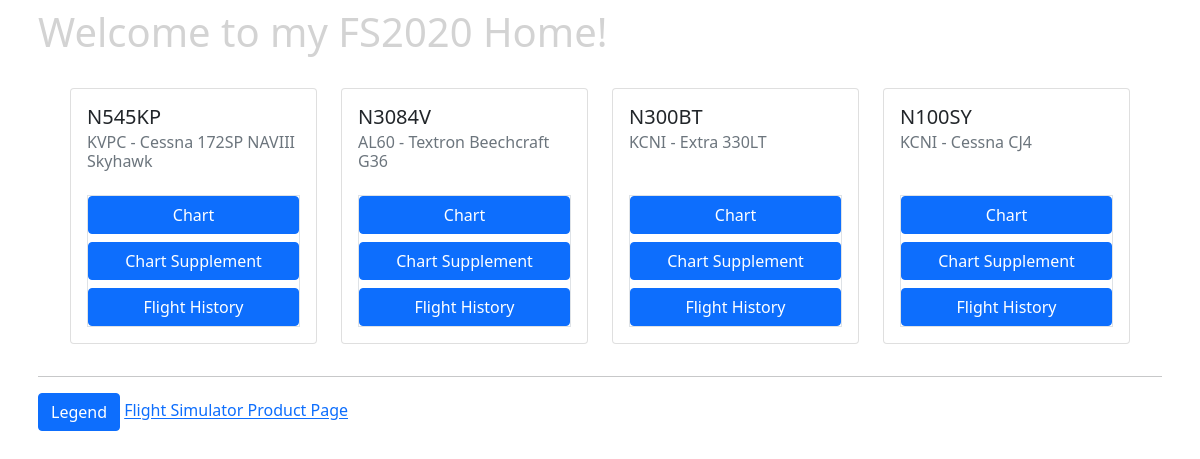
Page /fs2020/ on the committed database.
### fs2020/models.py (models this page shows, shortened)
class Aircraft(models.Model):
    STATUS_CHOICES = (
        ("Tied Down", "Tied Down"),
        ("Pre-Flight", "Pre-Flight"),
        ("In Flight", "In Flight"),
    )
    n_num = models.CharField(max_length=10)
    make = models.CharField(max_length=100)
    model = models.CharField(max_length=100)
    icao_location = models.CharField(max_length=100)
    status = models.CharField(
        blank=True, null=True, choices=STATUS_CHOICES, max_length=100
    )
    notes = models.TextField(null=True, blank=True)
    class Meta:
        verbose_name_plural = "Aircraft"

### fs2020/views.py (the view)
# urls.py: path("", views.index, name="index"),
def index(request):
    context = {"title": "FS2020 Home"}
    context["aircraft"] = Aircraft.objects.all()
    return render(request, "fs2020/index.html", context)

### templates/fs2020/index.html (shortened to what this page needs)
{% extends 'fs2020/fs2020_base.html' %}
{% load static %}
{% block section1 %}
<body class="bg-img"
        style="background-image: url(https://images.unsplash.com/photo-1568214672761-e4ffc3b53dcc?ixlib=rb-1.2.1&ixid=MnwxMjA3fDB8MHxwaG90by1wYWdlfHx8fGVufDB8fHx8&auto=format&fit=crop&w=870&q=80); background-size: cover;"></body>
    <h1 id="fs2020-index-header">Welcome to my FS2020 Home!</h1>
    <div class="d-flex p-3 m-3 gap-4">
        {% for plane in aircraft %}
            <div class="card" style="width: 18rem;">
                <div class="card-body">
                <h5 class="card-title">{{ plane.n_num }}</h5>
                <h6 class="card-subtitle mb-2 text-muted">{{ plane.icao_location }} - {{ plane.make }} {{ plane.model }}</h6>
                <p class="card-text">{{plane.notes}}</p>
                <div class="d-flex flex-column gap-2 border">
                    <a href="http://www.skyvector.com/airport/{{plane.icao_location}}" class="btn btn-primary">Chart</a>
                    <a href="http://airnav.com/airport/{{plane.icao_location}}" class=" btn btn-primary">Chart Supplement</a>
                    <a href="{% url 'fs2020:flights' n_number=plane.id %}" class="btn btn-primary">Flight History</a>
                </div>
                </div>
            </div>
        {% endfor %}
    </div>
    <hr>
<button type="button" class="btn btn-primary" data-bs-toggle="modal" data-bs-target="#exampleModal">
    Legend
</button>
{% endblock %}
{% block footer %}
    <a href="https://www.flightsimulator.com/">Flight Simulator Product Page</a>
{% endblock %}

### static/css/my_style.css (style rules this page uses)
.bg-img { background-size: cover; }
.card { display: flex }
.card-body { display: flex; flex-direction: column; }
.card-text { flex-grow: 1; }
#fs2020-index-header { color: lightgrey; }

### rows in the picture
Aircraft: n_num "N545KP", icao_location "KVPC", make "Cessna", model "172SP NAVIII Skyhawk"
Aircraft: n_num "N3084V", icao_location "AL60", make "Textron Beechcraft", model "G36"
Aircraft: n_num "N300BT", icao_location "KCNI", make "Extra", model "330LT"
Aircraft: n_num "N100SY", icao_location "KCNI", make "Cessna", model "CJ4"
